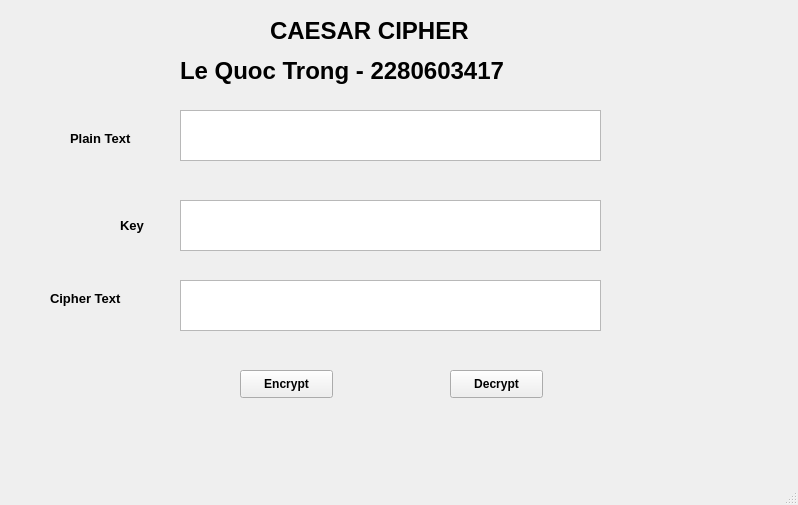
<?xml version="1.0" encoding="UTF-8"?>
<ui version="4.0">
 <class>MainWindow</class>
 <widget class="QMainWindow" name="MainWindow">
  <property name="geometry">
   <rect>
    <x>0</x>
    <y>0</y>
    <width>798</width>
    <height>505</height>
   </rect>
  </property>
  <property name="windowTitle">
   <string>MainWindow</string>
  </property>
  <widget class="QWidget" name="centralwidget">
   <widget class="QPushButton" name="btn_encrypt">
    <property name="geometry">
     <rect>
      <x>240</x>
      <y>370</y>
      <width>93</width>
      <height>28</height>
     </rect>
    </property>
    <property name="font">
     <font>
      <weight>75</weight>
      <bold>true</bold>
     </font>
    </property>
    <property name="text">
     <string>Encrypt</string>
    </property>
   </widget>
   <widget class="QPushButton" name="btn_decrypt">
    <property name="geometry">
     <rect>
      <x>450</x>
      <y>370</y>
      <width>93</width>
      <height>28</height>
     </rect>
    </property>
    <property name="font">
     <font>
      <weight>75</weight>
      <bold>true</bold>
     </font>
    </property>
    <property name="text">
     <string>Decrypt</string>
    </property>
   </widget>
   <widget class="QLabel" name="label">
    <property name="geometry">
     <rect>
      <x>270</x>
      <y>10</y>
      <width>251</width>
      <height>41</height>
     </rect>
    </property>
    <property name="font">
     <font>
      <pointsize>18</pointsize>
      <weight>75</weight>
      <bold>true</bold>
     </font>
    </property>
    <property name="text">
     <string>CAESAR CIPHER</string>
    </property>
   </widget>
   <widget class="QLabel" name="text">
    <property name="geometry">
     <rect>
      <x>70</x>
      <y>130</y>
      <width>91</width>
      <height>16</height>
     </rect>
    </property>
    <property name="font">
     <font>
      <pointsize>10</pointsize>
      <weight>75</weight>
      <bold>true</bold>
     </font>
    </property>
    <property name="text">
     <string>Plain Text</string>
    </property>
   </widget>
   <widget class="QLabel" name="label_3">
    <property name="geometry">
     <rect>
      <x>120</x>
      <y>210</y>
      <width>51</width>
      <height>31</height>
     </rect>
    </property>
    <property name="font">
     <font>
      <pointsize>10</pointsize>
      <weight>75</weight>
      <bold>true</bold>
     </font>
    </property>
    <property name="text">
     <string>Key</string>
    </property>
   </widget>
   <widget class="QLabel" name="label_4">
    <property name="geometry">
     <rect>
      <x>50</x>
      <y>290</y>
      <width>101</width>
      <height>16</height>
     </rect>
    </property>
    <property name="font">
     <font>
      <pointsize>10</pointsize>
      <weight>75</weight>
      <bold>true</bold>
     </font>
    </property>
    <property name="text">
     <string>Cipher Text</string>
    </property>
   </widget>
   <widget class="QLabel" name="label_5">
    <property name="geometry">
     <rect>
      <x>180</x>
      <y>50</y>
      <width>451</width>
      <height>41</height>
     </rect>
    </property>
    <property name="font">
     <font>
      <pointsize>18</pointsize>
      <weight>75</weight>
      <bold>true</bold>
     </font>
    </property>
    <property name="text">
     <string>Le Quoc Trong - 2280603417</string>
    </property>
   </widget>
   <widget class="QTextEdit" name="textBrowser">
    <property name="geometry">
     <rect>
      <x>180</x>
      <y>110</y>
      <width>421</width>
      <height>51</height>
     </rect>
    </property>
   </widget>
   <widget class="QTextEdit" name="textBrowser_2">
    <property name="geometry">
     <rect>
      <x>180</x>
      <y>200</y>
      <width>421</width>
      <height>51</height>
     </rect>
    </property>
   </widget>
   <widget class="QTextEdit" name="textBrowser_3">
    <property name="geometry">
     <rect>
      <x>180</x>
      <y>280</y>
      <width>421</width>
      <height>51</height>
     </rect>
    </property>
   </widget>
  </widget>
  <widget class="QMenuBar" name="menubar">
   <property name="geometry">
    <rect>
     <x>0</x>
     <y>0</y>
     <width>798</width>
     <height>26</height>
    </rect>
   </property>
  </widget>
  <widget class="QStatusBar" name="statusbar"/>
 </widget>
 <resources/>
 <connections/>
</ui>
